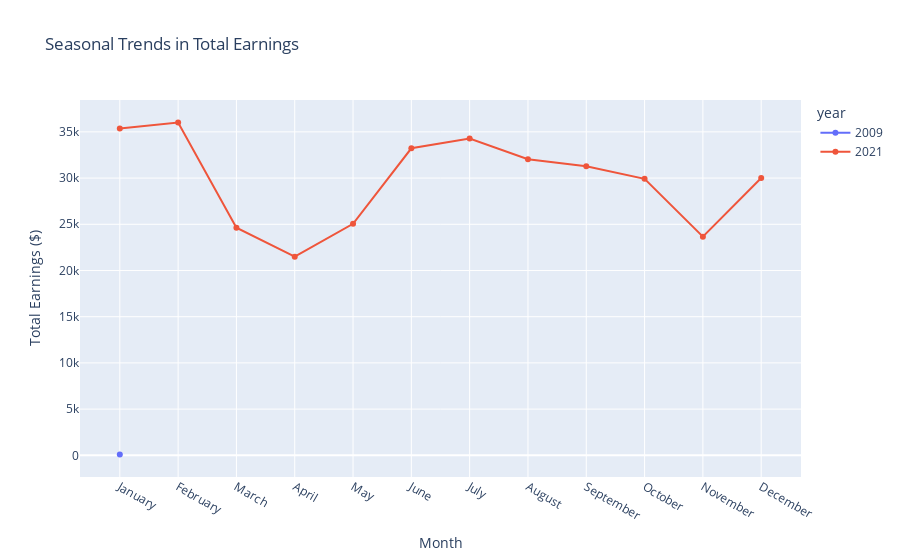
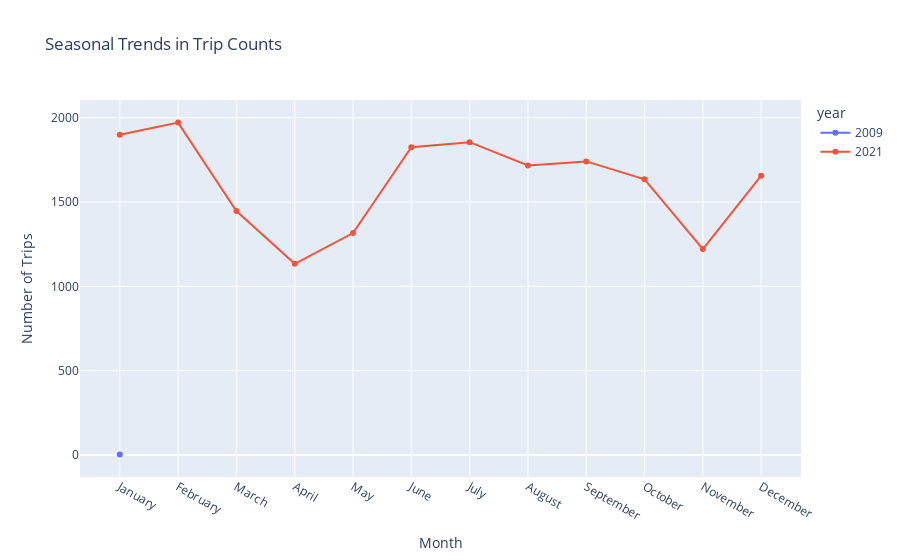

Notebook code for these charts, in order:
### Markdown cell above
## Are there seasonal trends in total earnings or trip counts?

### Code cell
df['lpep_pickup_datetime'] = pd.to_datetime(df['lpep_pickup_datetime'], errors='coerce')

df['month'] = df['lpep_pickup_datetime'].dt.month_name()
df['year'] = df['lpep_pickup_datetime'].dt.year

monthly_data = df.groupby(['year', 'month'], sort=False).agg(
    total_earnings=('total_amount', 'sum'),
    trip_counts=('lpep_pickup_datetime', 'count')
).reset_index()

month_order = ['January', 'February', 'March', 'April', 'May', 'June',
               'July', 'August', 'September', 'October', 'November', 'December']
monthly_data['month'] = pd.Categorical(monthly_data['month'], categories=month_order, ordered=True)


fig_earnings = px.line(
    monthly_data.sort_values(['year', 'month']),
    x="month",
    y="total_earnings",
    color="year",
    title="Seasonal Trends in Total Earnings",
    labels={"total_earnings": "Total Earnings ($)", "month": "Month"},
    markers=True,
    template="plotly"
)

fig_trip_counts = px.line(
    monthly_data.sort_values(['year', 'month']),
    x="month",
    y="trip_counts",
    color="year",
    title="Seasonal Trends in Trip Counts",
    labels={"trip_counts": "Number of Trips", "month": "Month"},
    markers=True,
    template="plotly"
)

fig_earnings.show()
fig_trip_counts.show()

### Figure 1 — Plotly figure (JSON) as saved in the notebook; plotly's stock layout.template omitted (floating-point values rounded to 4 significant figures)
{"data": [{"hovertemplate": "year=2009<br>Month=%{x}<br>Total Earnings ($)=%{y}<extra></extra>", "legendgroup": "2009", "line": {"color": "#636efa", "dash": "solid"}, "marker": {"symbol": "circle"}, "mode": "lines+markers", "name": "2009", "orientation": "v", "showlegend": true, "type": "scatter", "x": ["January"], "xaxis": "x", "y": [98.95], "yaxis": "y"}, {"hovertemplate": "year=2021<br>Month=%{x}<br>Total Earnings ($)=%{y}<extra></extra>", "legendgroup": "2021", "line": {"color": "#EF553B", "dash": "solid"}, "marker": {"symbol": "circle"}, "mode": "lines+markers", "name": "2021", "orientation": "v", "showlegend": true, "type": "scatter", "x": ["January", "February", "March", "April", "May", "June", "July", "August", "September", "October", "November", "December"], "xaxis": "x", "y": [35370.0, 36000.0, 24630.0, 21490.0, 25047, 33220.0, 34270.0, 32050.0, 31280.0, 29920.0, 23660.0, 30000.0], "yaxis": "y"}], "layout": {"legend": {"title": {"text": "year"}, "tracegroupgap": 0}, "title": {"text": "Seasonal Trends in Total Earnings"}, "xaxis": {"anchor": "y", "domain": [0, 1], "title": {"text": "Month"}}, "yaxis": {"anchor": "x", "domain": [0, 1], "title": {"text": "Total Earnings ($)"}}}}

### Figure 2 — Plotly figure (JSON) as saved in the notebook; plotly's stock layout.template omitted (floating-point values rounded to 4 significant figures)
{"data": [{"hovertemplate": "year=2009<br>Month=%{x}<br>Number of Trips=%{y}<extra></extra>", "legendgroup": "2009", "line": {"color": "#636efa", "dash": "solid"}, "marker": {"symbol": "circle"}, "mode": "lines+markers", "name": "2009", "orientation": "v", "showlegend": true, "type": "scatter", "x": ["January"], "xaxis": "x", "y": [4], "yaxis": "y"}, {"hovertemplate": "year=2021<br>Month=%{x}<br>Number of Trips=%{y}<extra></extra>", "legendgroup": "2021", "line": {"color": "#EF553B", "dash": "solid"}, "marker": {"symbol": "circle"}, "mode": "lines+markers", "name": "2021", "orientation": "v", "showlegend": true, "type": "scatter", "x": ["January", "February", "March", "April", "May", "June", "July", "August", "September", "October", "November", "December"], "xaxis": "x", "y": [1899, 1971, 1447, 1134, 1316, 1825, 1855, 1717, 1741, 1635, 1221, 1656], "yaxis": "y"}], "layout": {"legend": {"title": {"text": "year"}, "tracegroupgap": 0}, "title": {"text": "Seasonal Trends in Trip Counts"}, "xaxis": {"anchor": "y", "domain": [0, 1], "title": {"text": "Month"}}, "yaxis": {"anchor": "x", "domain": [0, 1], "title": {"text": "Number of Trips"}}}}
